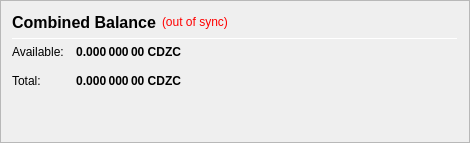
                   <widget class="QFrame" name="frame_CombinedBalances">
                    <property name="minimumSize">
                     <size>
                      <width>470</width>
                      <height>0</height>
                     </size>
                    </property>
                    <property name="frameShape">
                     <enum>QFrame::StyledPanel</enum>
                    </property>
                    <property name="frameShadow">
                     <enum>QFrame::Raised</enum>
                    </property>
                    <layout class="QVBoxLayout" name="verticalLayout_5">
                     <item>
                      <layout class="QHBoxLayout" name="horizontalLayout_5" stretch="0,0,0">
                       <item>
                        <widget class="QLabel" name="label_5z">
                         <property name="minimumSize">
                          <size>
                           <width>0</width>
                           <height>20</height>
                          </size>
                         </property>
                         <property name="font">
                          <font>
                           <pointsize>12</pointsize>
                           <weight>75</weight>
                           <bold>true</bold>
                          </font>
                         </property>
                         <property name="toolTip">
                          <string>Combined Balance (including unconfirmed and immature coins)</string>
                         </property>
                         <property name="text">
                          <string>Combined Balance</string>
                         </property>
                        </widget>
                       </item>
                       <item>
                        <widget class="QLabel" name="labelWalletStatus">
                         <property name="cursor">
                          <cursorShape>WhatsThisCursor</cursorShape>
                         </property>
                         <property name="toolTip">
                          <string>The displayed information may be out of date. Your wallet automatically synchronizes with the Crypto Dezire Cash network after a connection is established, but this process has not completed yet.</string>
                         </property>
                         <property name="styleSheet">
                          <string notr="true">QLabel { color: red; }</string>
                         </property>
                         <property name="text">
                          <string notr="true">(out of sync)</string>
                         </property>
                         <property name="alignment">
                          <set>Qt::AlignLeading|Qt::AlignLeft|Qt::AlignVCenter</set>
                         </property>
                        </widget>
                       </item>
                       <item>
                        <spacer name="horizontalSpacer_1">
                         <property name="orientation">
                          <enum>Qt::Horizontal</enum>
                         </property>
                         <property name="sizeHint" stdset="0">
                          <size>
                           <width>40</width>
                           <height>20</height>
                          </size>
                         </property>
                        </spacer>
                       </item>
                      </layout>
                     </item>
                     <item>
                      <widget class="Line" name="line_CombinedBalance">
                       <property name="minimumSize">
                        <size>
                         <width>0</width>
                         <height>1</height>
                        </size>
                       </property>
                       <property name="maximumSize">
                        <size>
                         <width>16777215</width>
                         <height>1</height>
                        </size>
                       </property>
                       <property name="orientation">
                        <enum>Qt::Horizontal</enum>
                       </property>
                      </widget>
                     </item>
                     <item>
                      <layout class="QGridLayout" name="gridLayout_3">
                       <property name="spacing">
                        <number>12</number>
                       </property>
                       <item row="1" column="0">
                        <widget class="QLabel" name="labelBalanceTextz">
                         <property name="text">
                          <string>Available:</string>
                         </property>
                        </widget>
                       </item>
                       <item row="1" column="1">
                        <widget class="QLabel" name="labelBalancez">
                         <property name="font">
                          <font>
                           <weight>75</weight>
                           <bold>true</bold>
                          </font>
                         </property>
                         <property name="cursor">
                          <cursorShape>IBeamCursor</cursorShape>
                         </property>
                         <property name="toolTip">
                          <string>Your current spendable balance</string>
                         </property>
                         <property name="text">
                          <string notr="true">0.000 000 00 CDZC</string>
                         </property>
                         <property name="alignment">
                          <set>Qt::AlignRight|Qt::AlignTrailing|Qt::AlignVCenter</set>
                         </property>
                         <property name="textInteractionFlags">
                          <set>Qt::LinksAccessibleByMouse|Qt::TextSelectableByKeyboard|Qt::TextSelectableByMouse</set>
                         </property>
                        </widget>
                       </item>
                       <item row="2" column="0">
                        <widget class="QLabel" name="labelTotalTextz">
                         <property name="text">
                          <string>Total:</string>
                         </property>
                        </widget>
                       </item>
                       <item row="2" column="1">
                        <widget class="QLabel" name="labelTotalz">
                         <property name="font">
                          <font>
                           <weight>75</weight>
                           <bold>true</bold>
                          </font>
                         </property>
                         <property name="cursor">
                          <cursorShape>IBeamCursor</cursorShape>
                         </property>
                         <property name="toolTip">
                          <string>Total Balance, including all unavailable coins.</string>
                         </property>
                         <property name="text">
                          <string notr="true">0.000 000 00 CDZC</string>
                         </property>
                         <property name="alignment">
                          <set>Qt::AlignRight|Qt::AlignTrailing|Qt::AlignVCenter</set>
                         </property>
                         <property name="textInteractionFlags">
                          <set>Qt::LinksAccessibleByMouse|Qt::TextSelectableByKeyboard|Qt::TextSelectableByMouse</set>
                         </property>
                        </widget>
                       </item>
                       <item row="2" column="3">
                        <spacer name="horizontalSpacer_2">
                         <property name="orientation">
                          <enum>Qt::Horizontal</enum>
                         </property>
                         <property name="sizeHint" stdset="0">
                          <size>
                           <width>40</width>
                           <height>20</height>
                          </size>
                         </property>
                        </spacer>
                       </item>
                      </layout>
                     </item>
                     <item>
                      <spacer name="verticalSpacer_1">
                       <property name="orientation">
                        <enum>Qt::Vertical</enum>
                       </property>
                       <property name="sizeHint" stdset="0">
                        <size>
                         <width>20</width>
                         <height>40</height>
                        </size>
                       </property>
                      </spacer>
                     </item>
                    </layout>
                   </widget>
